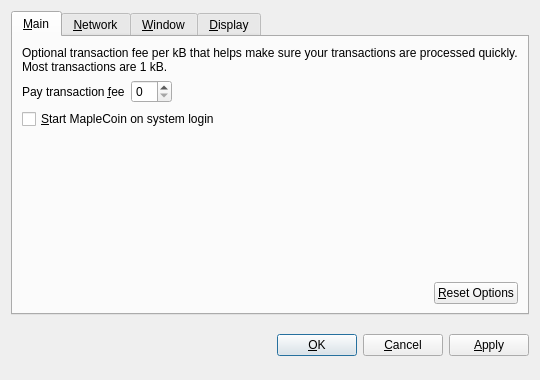
<?xml version="1.0" encoding="UTF-8"?>
<ui version="4.0">
 <class>OptionsDialog</class>
 <widget class="QDialog" name="OptionsDialog">
  <property name="geometry">
   <rect>
    <x>0</x>
    <y>0</y>
    <width>540</width>
    <height>380</height>
   </rect>
  </property>
  <property name="windowTitle">
   <string>Options</string>
  </property>
  <property name="modal">
   <bool>true</bool>
  </property>
  <layout class="QVBoxLayout" name="verticalLayout">
   <item>
    <widget class="QTabWidget" name="tabWidget">
     <property name="tabPosition">
      <enum>QTabWidget::North</enum>
     </property>
     <property name="currentIndex">
      <number>0</number>
     </property>
     <widget class="QWidget" name="tabMain">
      <attribute name="title">
       <string>&amp;Main</string>
      </attribute>
      <layout class="QVBoxLayout" name="verticalLayout_Main">
       <item>
        <widget class="QLabel" name="transactionFeeInfoLabel">
         <property name="text">
          <string>Optional transaction fee per kB that helps make sure your transactions are processed quickly. Most transactions are 1 kB.</string>
         </property>
         <property name="textFormat">
          <enum>Qt::PlainText</enum>
         </property>
         <property name="wordWrap">
          <bool>true</bool>
         </property>
        </widget>
       </item>
       <item>
        <layout class="QHBoxLayout" name="horizontalLayout_1_Main">
         <item>
          <widget class="QLabel" name="transactionFeeLabel">
           <property name="text">
            <string>Pay transaction &amp;fee</string>
           </property>
           <property name="textFormat">
            <enum>Qt::PlainText</enum>
           </property>
           <property name="buddy">
            <cstring>transactionFee</cstring>
           </property>
          </widget>
         </item>
         <item>
          <widget class="BitcoinAmountField" name="transactionFee"/>
         </item>
         <item>
          <spacer name="horizontalSpacer_1_Main">
           <property name="orientation">
            <enum>Qt::Horizontal</enum>
           </property>
           <property name="sizeHint" stdset="0">
            <size>
             <width>40</width>
             <height>20</height>
            </size>
           </property>
          </spacer>
         </item>
        </layout>
       </item>
       <item>
        <widget class="QCheckBox" name="bitcoinAtStartup">
         <property name="toolTip">
          <string>Automatically start MapleCoin after logging in to the system.</string>
         </property>
         <property name="text">
          <string>&amp;Start MapleCoin on system login</string>
         </property>
        </widget>
       </item>
       <item>
        <spacer name="verticalSpacer_Main">
         <property name="orientation">
          <enum>Qt::Vertical</enum>
         </property>
         <property name="sizeHint" stdset="0">
          <size>
           <width>20</width>
           <height>40</height>
          </size>
         </property>
        </spacer>
       </item>
       <item>
        <layout class="QHBoxLayout" name="horizontalLayout_2_Main">
         <item>
          <spacer name="horizontalSpacer_2_Main">
           <property name="orientation">
            <enum>Qt::Horizontal</enum>
           </property>
           <property name="sizeHint" stdset="0">
            <size>
             <width>40</width>
             <height>20</height>
            </size>
           </property>
          </spacer>
         </item>
         <item>
          <widget class="QPushButton" name="resetButton">
           <property name="toolTip">
            <string>Reset all client options to default.</string>
           </property>
           <property name="text">
            <string>&amp;Reset Options</string>
           </property>
           <property name="autoDefault">
            <bool>false</bool>
           </property>
          </widget>
         </item>
        </layout>
       </item>
      </layout>
     </widget>
     <widget class="QWidget" name="tabNetwork">
      <attribute name="title">
       <string>&amp;Network</string>
      </attribute>
      <layout class="QVBoxLayout" name="verticalLayout_Network">
       <item>
        <widget class="QCheckBox" name="mapPortUpnp">
         <property name="toolTip">
          <string>Automatically open the MapleCoin client port on the router. This only works when your router supports UPnP and it is enabled.</string>
         </property>
         <property name="text">
          <string>Map port using &amp;UPnP</string>
         </property>
        </widget>
       </item>
       <item>
        <widget class="QCheckBox" name="connectSocks">
         <property name="toolTip">
          <string>Connect to the MapleCoin network through a SOCKS proxy (e.g. when connecting through Tor).</string>
         </property>
         <property name="text">
          <string>&amp;Connect through SOCKS proxy:</string>
         </property>
        </widget>
       </item>
       <item>
        <layout class="QHBoxLayout" name="horizontalLayout_Network">
         <item>
          <widget class="QLabel" name="proxyIpLabel">
           <property name="text">
            <string>Proxy &amp;IP:</string>
           </property>
           <property name="textFormat">
            <enum>Qt::PlainText</enum>
           </property>
           <property name="buddy">
            <cstring>proxyIp</cstring>
           </property>
          </widget>
         </item>
         <item>
          <widget class="QValidatedLineEdit" name="proxyIp">
           <property name="maximumSize">
            <size>
             <width>140</width>
             <height>16777215</height>
            </size>
           </property>
           <property name="toolTip">
            <string>IP address of the proxy (e.g. 127.0.0.1)</string>
           </property>
          </widget>
         </item>
         <item>
          <widget class="QLabel" name="proxyPortLabel">
           <property name="text">
            <string>&amp;Port:</string>
           </property>
           <property name="textFormat">
            <enum>Qt::PlainText</enum>
           </property>
           <property name="buddy">
            <cstring>proxyPort</cstring>
           </property>
          </widget>
         </item>
         <item>
          <widget class="QLineEdit" name="proxyPort">
           <property name="maximumSize">
            <size>
             <width>55</width>
             <height>16777215</height>
            </size>
           </property>
           <property name="toolTip">
            <string>Port of the proxy (e.g. 9050)</string>
           </property>
          </widget>
         </item>
         <item>
          <widget class="QLabel" name="socksVersionLabel">
           <property name="text">
            <string>SOCKS &amp;Version:</string>
           </property>
           <property name="textFormat">
            <enum>Qt::PlainText</enum>
           </property>
           <property name="buddy">
            <cstring>socksVersion</cstring>
           </property>
          </widget>
         </item>
         <item>
          <widget class="QValueComboBox" name="socksVersion">
           <property name="toolTip">
            <string>SOCKS version of the proxy (e.g. 5)</string>
           </property>
          </widget>
         </item>
         <item>
          <spacer name="horizontalSpacer_Network">
           <property name="orientation">
            <enum>Qt::Horizontal</enum>
           </property>
           <property name="sizeHint" stdset="0">
            <size>
             <width>40</width>
             <height>20</height>
            </size>
           </property>
          </spacer>
         </item>
        </layout>
       </item>
       <item>
        <spacer name="verticalSpacer_Network">
         <property name="orientation">
          <enum>Qt::Vertical</enum>
         </property>
         <property name="sizeHint" stdset="0">
          <size>
           <width>20</width>
           <height>40</height>
          </size>
         </property>
        </spacer>
       </item>
      </layout>
     </widget>
     <widget class="QWidget" name="tabWindow">
      <attribute name="title">
       <string>&amp;Window</string>
      </attribute>
      <layout class="QVBoxLayout" name="verticalLayout_Window">
       <item>
        <widget class="QCheckBox" name="minimizeToTray">
         <property name="toolTip">
          <string>Show only a tray icon after minimizing the window.</string>
         </property>
         <property name="text">
          <string>&amp;Minimize to the tray instead of the taskbar</string>
         </property>
        </widget>
       </item>
       <item>
        <widget class="QCheckBox" name="minimizeOnClose">
         <property name="toolTip">
          <string>Minimize instead of exit the application when the window is closed. When this option is enabled, the application will be closed only after selecting Quit in the menu.</string>
         </property>
         <property name="text">
          <string>M&amp;inimize on close</string>
         </property>
        </widget>
       </item>
       <item>
        <spacer name="verticalSpacer_Window">
         <property name="orientation">
          <enum>Qt::Vertical</enum>
         </property>
         <property name="sizeHint" stdset="0">
          <size>
           <width>20</width>
           <height>40</height>
          </size>
         </property>
        </spacer>
       </item>
      </layout>
     </widget>
     <widget class="QWidget" name="tabDisplay">
      <attribute name="title">
       <string>&amp;Display</string>
      </attribute>
      <layout class="QVBoxLayout" name="verticalLayout_Display">
       <item>
        <layout class="QHBoxLayout" name="horizontalLayout_1_Display">
         <item>
          <widget class="QLabel" name="langLabel">
           <property name="text">
            <string>User Interface &amp;language:</string>
           </property>
           <property name="textFormat">
            <enum>Qt::PlainText</enum>
           </property>
           <property name="buddy">
            <cstring>lang</cstring>
           </property>
          </widget>
         </item>
         <item>
          <widget class="QValueComboBox" name="lang">
           <property name="toolTip">
            <string>The user interface language can be set here. This setting will take effect after restarting MapleCoin.</string>
           </property>
          </widget>
         </item>
        </layout>
       </item>
       <item>
        <layout class="QHBoxLayout" name="horizontalLayout_2_Display">
         <item>
          <widget class="QLabel" name="unitLabel">
           <property name="text">
            <string>&amp;Unit to show amounts in:</string>
           </property>
           <property name="textFormat">
            <enum>Qt::PlainText</enum>
           </property>
           <property name="buddy">
            <cstring>unit</cstring>
           </property>
          </widget>
         </item>
         <item>
          <widget class="QValueComboBox" name="unit">
           <property name="toolTip">
            <string>Choose the default subdivision unit to show in the interface and when sending coins.</string>
           </property>
          </widget>
         </item>
        </layout>
       </item>
       <item>
        <widget class="QCheckBox" name="displayAddresses">
         <property name="toolTip">
          <string>Whether to show MapleCoin addresses in the transaction list or not.</string>
         </property>
         <property name="text">
          <string>&amp;Display addresses in transaction list</string>
         </property>
        </widget>
       </item>
       <item>
        <spacer name="verticalSpacer_Display">
         <property name="orientation">
          <enum>Qt::Vertical</enum>
         </property>
         <property name="sizeHint" stdset="0">
          <size>
           <width>20</width>
           <height>40</height>
          </size>
         </property>
        </spacer>
       </item>
      </layout>
     </widget>
    </widget>
   </item>
   <item>
    <layout class="QHBoxLayout" name="horizontalLayout_Buttons">
     <item>
      <spacer name="horizontalSpacer_1">
       <property name="orientation">
        <enum>Qt::Horizontal</enum>
       </property>
       <property name="sizeHint" stdset="0">
        <size>
         <width>40</width>
         <height>48</height>
        </size>
       </property>
      </spacer>
     </item>
     <item>
      <widget class="QLabel" name="statusLabel">
       <property name="font">
        <font>
         <weight>75</weight>
         <bold>true</bold>
        </font>
       </property>
       <property name="text">
        <string/>
       </property>
       <property name="textFormat">
        <enum>Qt::PlainText</enum>
       </property>
       <property name="wordWrap">
        <bool>true</bool>
       </property>
      </widget>
     </item>
     <item>
      <spacer name="horizontalSpacer_2">
       <property name="orientation">
        <enum>Qt::Horizontal</enum>
       </property>
       <property name="sizeHint" stdset="0">
        <size>
         <width>40</width>
         <height>48</height>
        </size>
       </property>
      </spacer>
     </item>
     <item>
      <widget class="QPushButton" name="okButton">
       <property name="text">
        <string>&amp;OK</string>
       </property>
      </widget>
     </item>
     <item>
      <widget class="QPushButton" name="cancelButton">
       <property name="text">
        <string>&amp;Cancel</string>
       </property>
       <property name="autoDefault">
        <bool>false</bool>
       </property>
      </widget>
     </item>
     <item>
      <widget class="QPushButton" name="applyButton">
       <property name="text">
        <string>&amp;Apply</string>
       </property>
       <property name="autoDefault">
        <bool>false</bool>
       </property>
      </widget>
     </item>
    </layout>
   </item>
  </layout>
 </widget>
 <customwidgets>
  <customwidget>
   <class>BitcoinAmountField</class>
   <extends>QSpinBox</extends>
   <header>bitcoinamountfield.h</header>
  </customwidget>
  <customwidget>
   <class>QValueComboBox</class>
   <extends>QComboBox</extends>
   <header>qvaluecombobox.h</header>
  </customwidget>
  <customwidget>
   <class>QValidatedLineEdit</class>
   <extends>QLineEdit</extends>
   <header>qvalidatedlineedit.h</header>
  </customwidget>
 </customwidgets>
 <resources/>
 <connections/>
</ui>
